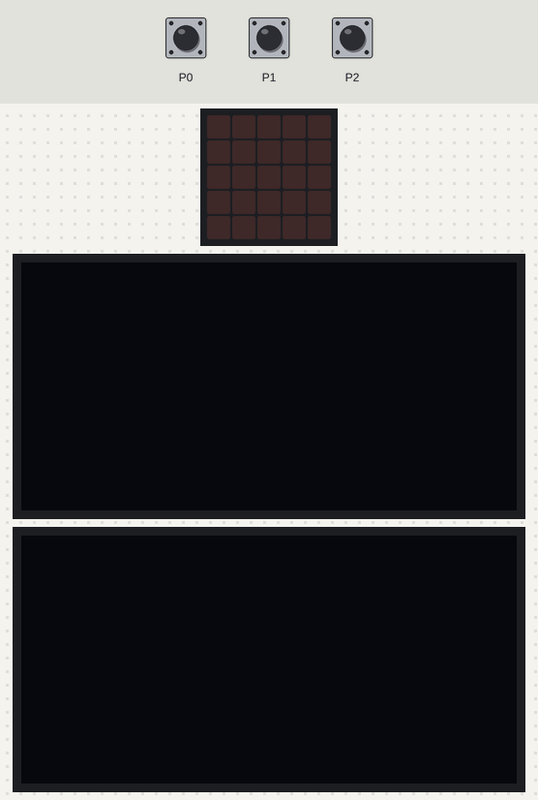
Bench run of a program on a simulated BBC micro:bit (MakeCode). Shown: the board's 5×5 LED display, 2 × 128×64 one-colour display. The test bench sets the inputs (shaded band).

Above: at 1.2 s.
1.3 s: touch pin P1 pressed for 0.15 s
At 1.55 s:
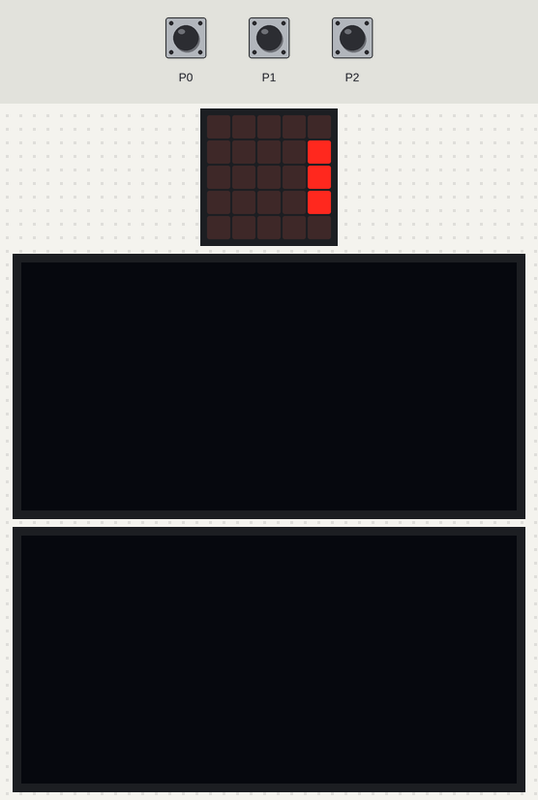
4.3 s: touch pin P0 pressed for 0.15 s
At 4.75 s:
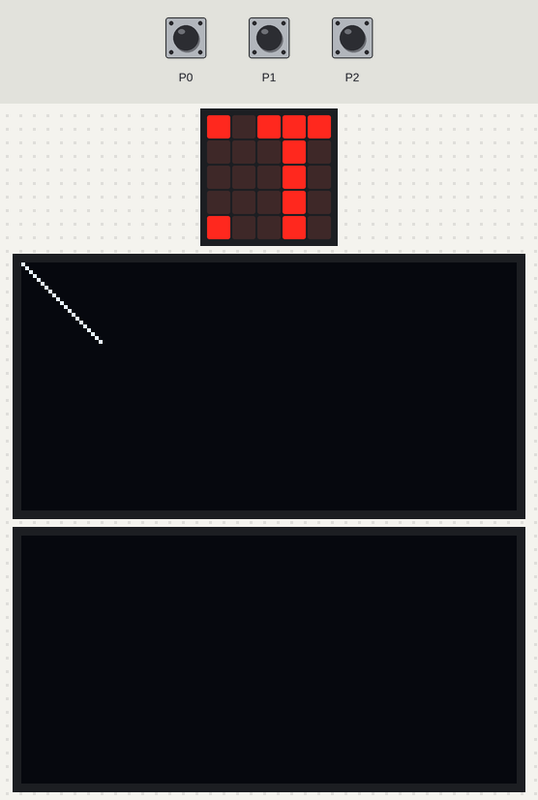
7.3 s: touch pin P2 pressed for 0.15 s
At 7.55 s:
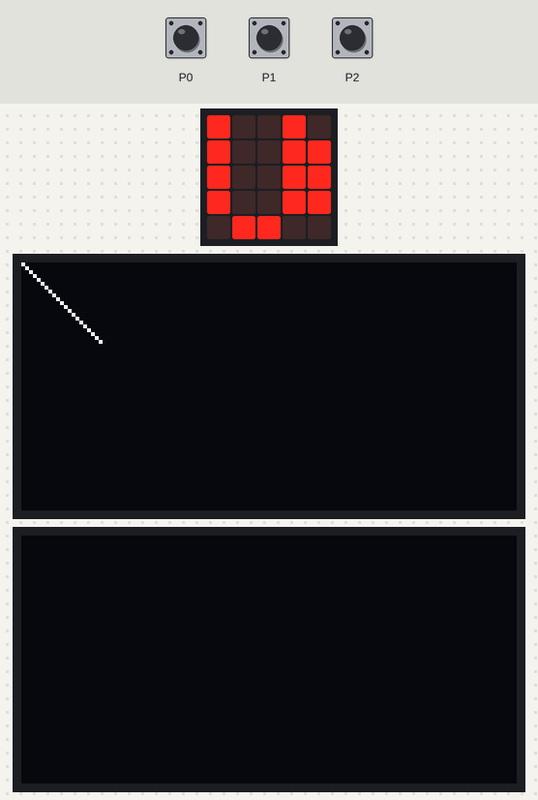
10.3 s: touch pin P0 pressed for 0.15 s
13.3 s: touch pin P1 pressed for 0.15 s
16.3 s: touch pin P2 pressed for 0.15 s
At 20.45 s:
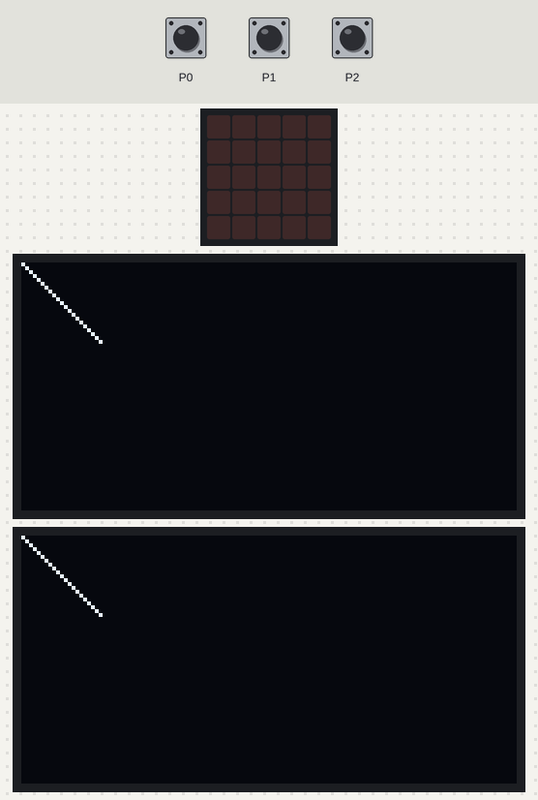

The program:

main.ts
```typescript
input.onPinPressed(TouchPin.P0, function () {
    led.plot(0, 0)
    OLED.init(128, 64)
    bluetooth.startLEDService()
    bluetooth.advertiseUrl(
    "https://makecode.com",
    7,
    false
    )
    OLED.drawLine(
    0,
    0,
    20,
    20
    )
    basic.showLeds(`
        . # # # .
        # # . . .
        # . . # #
        # # . . .
        . # # # .
        `)
    basic.pause(100)
    basic.showLeds(`
        # # # . .
        # . . . .
        . . # # .
        # . . . .
        # # # . .
        `)
    basic.pause(100)
})
input.onPinPressed(TouchPin.P2, function () {
    if (cycle == 1) {
        ctb = images.createBigImage(`
            . . . . . . . # # .
            . . . . . . # . . .
            . . . . . . # . . .
            . . . . . . # . . .
            . . . . . . . # # .
            `)
        ctb0 = images.createBigImage(`
            # # # . # # # . # .
            . # . . . # . . . #
            . # . . . # . . . #
            . # . . . # . . . #
            # # # . . # . . . #
            `)
        ctb1 = images.createBigImage(`
            # . # # . . # . . #
            . . # . # . # . . #
            . . # # . . # . . #
            . . # . # . # . . #
            . . # # . . . # # .
            `)
        ctb2 = images.createBigImage(`
            . . # # . . . # # #
            . # . . . . # # . .
            . . # . . . # . . #
            . . . # . . # # . .
            . # # . . . . # # #
            `)
        ctb3 = images.createBigImage(`
            . . . . # # # . . .
            . . . # # . . . . .
            . . . # . . # # . .
            . . . # # . . . . .
            . . . . # # # . . .
            `)
        ctb.scrollImage(1, 200)
        ctb0.scrollImage(1, 200)
        ctb1.scrollImage(1, 200)
        ctb2.scrollImage(1, 200)
        ctb3.showImage(3, 200)
        cycle = 1
    } else {
        ctb = images.createBigImage(`
            . # # # . . . # # .
            # # . . . . # . . .
            # . . # # . # . . .
            # # . . . . # . . .
            . # # # . . . # # .
            `)
        ctb0 = images.createBigImage(`
            # # # . # # # . # .
            . # . . . # . . . #
            . # . . . # . . . #
            . # . . . # . . . #
            # # # . . # . . . #
            `)
        ctb1 = images.createBigImage(`
            # . # # . . # . . #
            . . # . # . # . . #
            . . # # . . # . . #
            . . # . # . # . . #
            . . # # . . . # # .
            `)
        ctb2 = images.createBigImage(`
            . . # # . . . # # #
            . # . . . . # # . .
            . . # . . . # . . #
            . . . # . . # # . .
            . # # . . . . # # #
            `)
        ctb3 = images.createBigImage(`
            . . . . # # # . . .
            . . . # # . . . . .
            . . . # . . # # . .
            . . . # # . . . . .
            . . . . # # # . . .
            `)
        ctb.scrollImage(1, 200)
        ctb0.scrollImage(1, 200)
        ctb1.scrollImage(1, 200)
        ctb2.scrollImage(1, 200)
        ctb3.showImage(3, 200)
        cycle = 1
    }
})
function doSomething (image: Image) {

}
input.onPinPressed(TouchPin.P1, function () {
    ctb = images.createBigImage(`
        . # # # . . . # # .
        # # . . . . # . . .
        # . . # # . # . . .
        # # . . . . # . . .
        . # # # . . . # # .
        `)
    ctb0 = images.createBigImage(`
        # # # . # # # . # .
        . # . . . # . . . #
        . # . . . # . . . #
        . # . . . # . . . #
        # # # . . # . . . #
        `)
    ctb1 = images.createBigImage(`
        # . # # . . # . . #
        . . # . # . # . . #
        . . # # . . # . . #
        . . # . # . # . . #
        . . # # . . . # # .
        `)
    ctb2 = images.createBigImage(`
        . . # # . . . # # #
        . # . . . . # # . .
        . . # . . . # . . #
        . . . # . . # # . .
        . # # . . . . # # #
        `)
    ctb3 = images.createBigImage(`
        . . . . # # # . . .
        . . . # # . . . . .
        . . . # . . # # . .
        . . . # # . . . . .
        . . . . # # # . . .
        `)
    ctb.scrollImage(1, 200)
    ctb0.scrollImage(1, 200)
    ctb1.scrollImage(1, 200)
    ctb2.scrollImage(1, 200)
    ctb3.showImage(3, 200)
})
let ctb3: Image = null
let ctb2: Image = null
let ctb1: Image = null
let ctb0: Image = null
let ctb: Image = null
let cycle = 0
if (true) {

} else {
    OLED.init(128, 64)
    OLED.writeNum(0)
    basic.showLeds(`
        . . . . .
        . . . . .
        . . . . .
        . . . . .
        . . # # #
        `)
    OLED.init(128, 64)
    basic.showLeds(`
        . . . . .
        . . . . .
        . . . . .
        . . # # #
        . # # . .
        `)
    led.plotBarGraph(
    0,
    0
    )
    basic.showLeds(`
        . . . . .
        . . . . .
        . . # # #
        . # # . .
        # # . . #
        `)
    basic.showLeds(`
        . . . . .
        . . # # #
        . # # . .
        # # . . #
        . # . . .
        `)
    basic.showLeds(`
        . . # # #
        . # # . .
        # # . . #
        . # # . .
        . . # # #
        `)
    basic.showLeds(`
        . # # # .
        # # . . .
        # . . # .
        # # . . .
        . # # # .
        `)
    basic.showLeds(`
        # # # . .
        # . . . .
        . . # . .
        # . . . .
        # # # . .
        `)
    basic.showLeds(`
        # # . . .
        . . . . .
        . # . . .
        . . . . .
        # # . . .
        `)
    basic.showLeds(`
        # . . . .
        . . . . .
        # . . . .
        . . . . .
        # . . . .
        `)
    basic.showLeds(`
        . . . . .
        . . . . .
        . . . . .
        . . . . .
        . . . . .
        `)
    basic.showLeds(`
        . . . . .
        . . . . .
        . . . . .
        . . . . .
        . . . . .
        `)
    basic.showLeds(`
        . . . . .
        . . . . .
        . . . . .
        . . . . .
        . . # # #
        `)
    basic.showLeds(`
        . . . . .
        . . . . .
        . . . . .
        . . # # #
        . # # . .
        `)
    basic.showLeds(`
        . . . . .
        . . . . .
        . . # # #
        . # # . .
        # # . . #
        `)
    basic.showLeds(`
        . . . . .
        . . # # #
        . # # . .
        # # . . #
        . # . . .
        `)
    basic.showLeds(`
        . . # # #
        . # # . .
        # # . . #
        . # # . .
        . . # # #
        `)
    basic.showLeds(`
        . # # # .
        # # . . .
        # . . # .
        # # . . .
        . # # # .
        `)
    basic.showLeds(`
        # # # . .
        # . . . .
        . . # . .
        # . . . .
        # # # . .
        `)
    basic.showLeds(`
        # # . . .
        . . . . .
        . # . . .
        . . . . .
        # # . . .
        `)
    basic.showLeds(`
        # . . . .
        . . . . .
        # . . . .
        . . . . .
        # . . . .
        `)
    basic.showLeds(`
        . . . . .
        . . . . .
        . . . . .
        . . . . .
        . . . . .
        `)
    basic.showLeds(`
        . . . . .
        . . . . .
        . . . . .
        . . . . .
        . . . . .
        `)
}
basic.forever(function () {

})
```

test.ts
```typescript
// 在這裡測試；當此封包作為擴充功能時，將不會編譯此內容。
```

Measured:
- after the input at 1.3 s, the display: changes after 0.15 s (image 1)
- after the input at 4.3 s, the display: first changes after 0.18 s (image 2 shows a later state)
- after the input at 7.3 s, the display: changes after 0.15 s (image 3)
- what the display in image 4 shows lasts 0.4 s, from 20.3 s to 20.7 s
